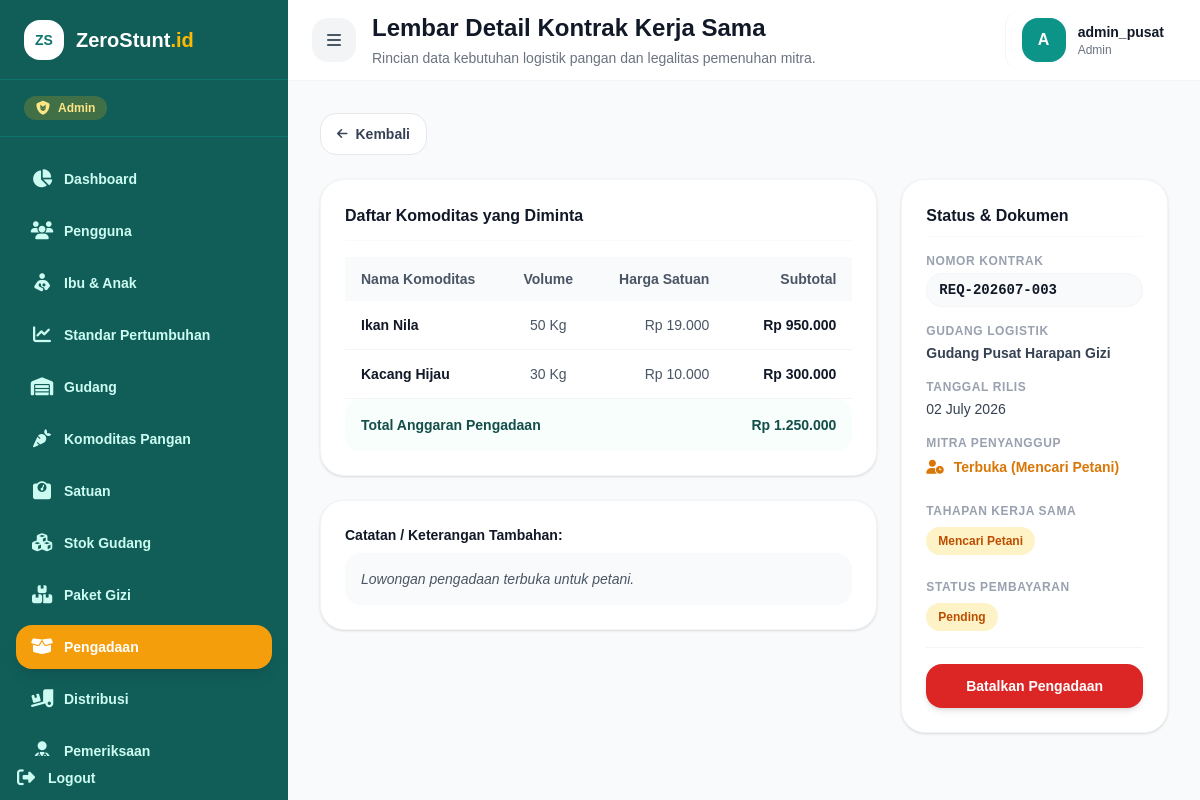
/transaksi/pengadaan/detail?id=3 (signed in), run on the app's committed database.
### tables this page shows
CREATE TABLE `t_pengadaan_detail` (
  `id_pengadaan_detail` int NOT NULL,
  `id_pengadaan` int NOT NULL,
  `id_komoditas` int NOT NULL,
  `jumlah` decimal(10,2) NOT NULL,
  `harga_satuan` decimal(10,2) NOT NULL DEFAULT '0.00',
  `subtotal` decimal(12,2) GENERATED ALWAYS AS ((`jumlah` * `harga_satuan`)) STORED
);

CREATE TABLE `komoditas_pangan` (
  `id_komoditas` int NOT NULL,
  `nama_komoditas` varchar(100) NOT NULL,
  `kategori_gizi` varchar(50) DEFAULT NULL,
  `id_satuan` int NOT NULL,
  `deskripsi` text,
  `tgl_created` timestamp NULL DEFAULT CURRENT_TIMESTAMP,
  `is_deleted` tinyint(1) NOT NULL DEFAULT '0'
);

CREATE TABLE `satuan` (
  `id_satuan` int NOT NULL,
  `nama_satuan` varchar(50) NOT NULL,
  `singkat` varchar(10) NOT NULL,
  `tgl_created` timestamp NULL DEFAULT CURRENT_TIMESTAMP,
  `is_deleted` tinyint(1) NOT NULL DEFAULT '0'
);

CREATE TABLE `t_pengadaan` (
  `id_pengadaan` int NOT NULL,
  `id_petani` int DEFAULT NULL,
  `id_gudang` int NOT NULL,
  `no_kontrak` varchar(30) NOT NULL,
  `tgl_pengadaan` date NOT NULL,
  `total_bayar` decimal(12,2) NOT NULL DEFAULT '0.00',
  `status_bayar` enum('Pending','Lunas') NOT NULL DEFAULT 'Pending',
  `status_kontrak` enum('Mencari Petani','Disetujui','Dibatalkan') NOT NULL DEFAULT 'Mencari Petani',
  `keterangan` text,
  `tgl_created` timestamp NULL DEFAULT CURRENT_TIMESTAMP,
  `tgl_updated` timestamp NULL DEFAULT CURRENT_TIMESTAMP ON UPDATE CURRENT_TIMESTAMP
);

CREATE TABLE `gudang` (
  `id_gudang` int NOT NULL,
  `nama_gudang` varchar(100) NOT NULL,
  `lokasi_gudang` text,
  `jenis_gudang` enum('Pusat','Posyandu') NOT NULL,
  `alamat_lengkap` text,
  `nama_pengelola` varchar(100) DEFAULT NULL,
  `tgl_created` timestamp NULL DEFAULT CURRENT_TIMESTAMP,
  `is_deleted` tinyint(1) NOT NULL DEFAULT '0'
);

### controllers/TransaksiController.php (called while the page is built, shortened)
<?php
require_once '../models/Pengadaan.php';
class TransaksiController
{
    public function detailPengadaan()
    {
        $id_pengadaan = (int) ($_GET['id'] ?? 0);
        $pengadaanModel = new Pengadaan();
        $nota = $pengadaanModel->find($id_pengadaan);
        require '../views/transaksi/pengadaan/detailPengadaan.php';
    }
}

### models/Pengadaan.php (called while the page is built, shortened)
<?php
class Pengadaan
{
    protected $db;
    public function __construct()
    {
        global $koneksi;
        $this->db = $koneksi;
    }
    public function getDetails($id_pengadaan): array
    {
        $stmt = mysqli_prepare($this->db, "
            SELECT pd.*, k.nama_komoditas, s.singkat as satuan
            FROM t_pengadaan_detail pd
            JOIN komoditas_pangan k ON pd.id_komoditas = k.id_komoditas
            JOIN satuan s ON k.id_satuan = s.id_satuan
            WHERE pd.id_pengadaan = ?
        ");
        mysqli_stmt_bind_param($stmt, 'i', $id_pengadaan);
        mysqli_stmt_execute($stmt);
        $result = mysqli_stmt_get_result($stmt);
        $details = mysqli_fetch_all($result, MYSQLI_ASSOC);
        return $details;
    }
    public function find($id_pengadaan): array
    {
        $stmt = mysqli_prepare($this->db, "
            SELECT p.*, g.nama_gudang, pl.nama_lahan as nama_petani
            FROM t_pengadaan p
            JOIN gudang g ON p.id_gudang = g.id_gudang
            LEFT JOIN petani_lokal pl ON p.id_petani = pl.id_petani
            WHERE p.id_pengadaan = ?
        ");
        mysqli_stmt_bind_param($stmt, 'i', $id_pengadaan);
        mysqli_stmt_execute($stmt);
        $result = mysqli_stmt_get_result($stmt);
        $data = mysqli_fetch_assoc($result) ?: [];
        if (!empty($data)) {
            $data['details'] = $this->getDetails($id_pengadaan);
        }
        return $data;
    }
}

### views/transaksi/pengadaan/detailPengadaan.php (the view, shortened to what this page needs)
<?php
$role = $_SESSION['role'] ?? '';
$isAdmin = defined('ROLE_ADMIN') ? $role === ROLE_ADMIN : strtolower($role) === 'admin';
$nota = $nota ?? [];
?>
<div class="space-y-6">
    <div class="flex items-center justify-between">
        <a href="/transaksi/pengadaan"
            class="inline-flex items-center gap-2 rounded-2xl border border-gray-200 bg-white px-4 py-2.5 text-sm font-semibold text-gray-700 transition hover:bg-gray-50">
            <i class="fa-solid fa-arrow-left text-xs"></i> Kembali
        </a>
    </div>
    <div class="grid grid-cols-1 gap-6 lg:grid-cols-3">
        <div class="lg:col-span-2 space-y-6">
            <div class="rounded-3xl border border-gray-100 bg-white p-6 shadow-sm space-y-4">
                <h3 class="text-base font-bold text-gray-900 border-b border-gray-50 pb-3">Daftar Komoditas yang Diminta
                </h3>
                <div class="overflow-x-auto">
                    <table class="w-full text-sm">
                        <thead class="bg-gray-50 text-gray-600 font-bold">
                            <tr>
                                <th class="px-4 py-3 text-left">Nama Komoditas</th>
                                <th class="px-4 py-3 text-center">Volume</th>
                                <th class="px-4 py-3 text-right">Harga Satuan</th>
                                <th class="px-4 py-3 text-right">Subtotal</th>
                            </tr>
                        </thead>
                        <tbody class="divide-y divide-gray-100">
                            <?php
                            $totalKeseluruhan = 0;
                            foreach ($nota['details'] as $item):
                                $subtotalItem = $item['jumlah'] * $item['harga_satuan'];
                                $totalKeseluruhan += $subtotalItem;
                            ?>
                                <tr>
                                    <td class="px-4 py-3.5 font-semibold text-gray-900">
                                        <?= htmlspecialchars($item['nama_komoditas']) ?>
                                    </td>
                                    <td class="px-4 py-3.5 text-center text-gray-600">
                                        <?= number_format($item['jumlah'], 0, ',', '.') ?>
                                        <?= htmlspecialchars($item['satuan']) ?>
                                    </td>
                                    <td class="px-4 py-3.5 text-right text-gray-600">Rp
                                        <?= number_format($item['harga_satuan'], 0, ',', '.') ?>
                                    </td>
                                    <td class="px-4 py-3.5 text-right font-bold text-gray-900">Rp
                                        <?= number_format($subtotalItem, 0, ',', '.') ?>
                                    </td>
                                </tr>
                            <?php endforeach; ?>
                            <tr class="bg-teal-50/50 font-extrabold text-teal-900">
                                <td colspan="3" class="px-4 py-4 text-left rounded-l-2xl">Total Anggaran Pengadaan</td>
                                <td class="px-4 py-4 text-right rounded-r-2xl">Rp
                                    <?= number_format($totalKeseluruhan, 0, ',', '.') ?>
                                </td>
                            </tr>
                        </tbody>
                    </table>
                </div>
            </div>
            <div class="rounded-3xl border border-gray-100 bg-white p-6 shadow-sm">
                <h4 class="text-sm font-bold text-gray-900 mb-2">Catatan / Keterangan Tambahan:</h4>
                <p class="text-sm text-gray-600 bg-gray-50 p-4 rounded-2xl italic">
                    <?= !empty($nota['keterangan']) ? nl2br(htmlspecialchars($nota['keterangan'])) : 'Tidak ada catatan tambahan untuk kontrak pengadaan ini.'; ?>
                </p>
            </div>
        </div>
        <div class="space-y-6">
            <div class="rounded-3xl border border-gray-100 bg-white p-6 shadow-sm space-y-4">
                <h3 class="text-base font-bold text-gray-900 border-b border-gray-50 pb-2">Status & Dokumen</h3>
                <div>
                    <span class="text-xs font-bold text-gray-400 uppercase tracking-wider block mb-1">Nomor
                        Kontrak</span>
                    <span
                        class="font-mono text-sm font-bold text-gray-900 bg-gray-50 px-3 py-1.5 rounded-xl block border border-gray-100">
                        <?= htmlspecialchars($nota['no_kontrak']) ?>
                    </span>
                </div>
                <div>
                    <span class="text-xs font-bold text-gray-400 uppercase tracking-wider block mb-1">Gudang
                        Logistik</span>
                    <span class="text-sm text-gray-700 font-semibold block">
                        <?= htmlspecialchars($nota['nama_gudang']) ?>
                    </span>
                </div>
                <div>
                    <span class="text-xs font-bold text-gray-400 uppercase tracking-wider block mb-1">Tanggal
                        Rilis</span>
                    <span class="text-sm text-gray-700 block">
                        <?= date('d F Y', strtotime($nota['tgl_pengadaan'])) ?>
                    </span>
                </div>
                <div>
                    <span class="text-xs font-bold text-gray-400 uppercase tracking-wider block mb-1">Mitra
                        Penyanggup</span>
                    <span
                        class="text-sm font-bold <?= !empty($nota['id_petani']) ? 'text-teal-700' : 'text-amber-600' ?>">
                        <i
                            class="fa-solid <?= !empty($nota['id_petani']) ? 'fa-user-check' : 'fa-user-clock' ?> mr-1.5"></i>
                        <?= htmlspecialchars($nota['nama_petani'] ?? 'Terbuka (Mencari Petani)') ?>
                    </span>
                </div>
                <div class="pt-2">
                    <span class="text-xs font-bold text-gray-400 uppercase tracking-wider block mb-2">Tahapan Kerja
                        Sama
                    </span>
                    <?php
                    $statusKontrak = $nota['status_kontrak'] ?? '-';
                    $statusKontrakClass = 'bg-amber-100 text-amber-700';
                    ?>
                    <span class="px-3 py-1.5 text-xs font-bold rounded-full inline-block <?= $statusKontrakClass; ?>">
                        <?= htmlspecialchars($statusKontrak); ?>
                    </span>
                </div>
                <div class="pt-2">
                    <span class="text-xs font-bold text-gray-400 uppercase tracking-wider block mb-2">Status
                        Pembayaran</span>
                    <span
                        class="px-3 py-1.5 text-xs font-bold rounded-full inline-block <?= $nota['status_bayar'] === 'Lunas' ? 'bg-green-100 text-green-700' : 'bg-amber-100 text-amber-700' ?>">
                        <?= htmlspecialchars($nota['status_bayar']) ?>
                    </span>
                </div>
                <?php if (
                    $isAdmin &&
                    empty($nota['id_petani']) &&
                    ($nota['status_bayar'] ?? '') === 'Pending' &&
                    ($nota['status_kontrak'] ?? '') === 'Mencari Petani'
                ): ?>
                    <div class="pt-4 border-t border-gray-100">
                        <form action="/transaksi/pengadaan/batal" method="POST"
                            data-confirm
                            data-confirm-title="Batalkan pengadaan?"
                            data-confirm-message="Pengadaan ini akan dibatalkan dan tidak akan muncul lagi sebagai lowongan untuk petani."
                            data-confirm-text="Ya, batalkan"
                            data-confirm-tone="danger">
                            <button type="submit"
                                class="w-full text-center rounded-2xl bg-red-600 py-3 text-sm font-bold text-white transition hover:bg-red-700 shadow-md shadow-red-100">
                                Batalkan Pengadaan
                            </button>
                        </form>
                    </div>
                <?php endif; ?>
            </div>
        </div>
    </div>
</div>
<?php
require '../views/layouts/dashboard.php';
?>

### data on the page
t_pengadaan_detail: id_komoditas.nama_komoditas "Ikan Nila", jumlah "50", satuan.singkat "Kg", harga_satuan "19.000", subtotalItem "950.000"
t_pengadaan_detail: id_komoditas.nama_komoditas "Kacang Hijau", jumlah "30", satuan.singkat "Kg", harga_satuan "10.000", subtotalItem "300.000"
t_pengadaan: keterangan "Lowongan pengadaan terbuka untuk petani.", no_kontrak "REQ-202607-003", id_gudang.nama_gudang "Gudang Pusat Harapan Gizi", tgl_pengadaan "02 July 2026", status_kontrak "Mencari Petani", status_bayar "Pending"

### other printed values
$role "Admin"
$menu['label'] "Dashboard"
$menu['label'] "Pengguna"
$menu['label'] "Ibu & Anak"
$menu['label'] "Standar Pertumbuhan"
$menu['label'] "Gudang"
$menu['label'] "Komoditas Pangan"
$menu['label'] "Satuan"
$menu['label'] "Stok Gudang"
$menu['label'] "Paket Gizi"
$menu['label'] "Pengadaan"
$menu['label'] "Distribusi"
$menu['label'] "Pemeriksaan"
$pageTitle "Lembar Detail Kontrak Kerja Sama"
$pageSubtitle "Rincian data kebutuhan logistik pangan dan legalitas pemenuhan mitra."
